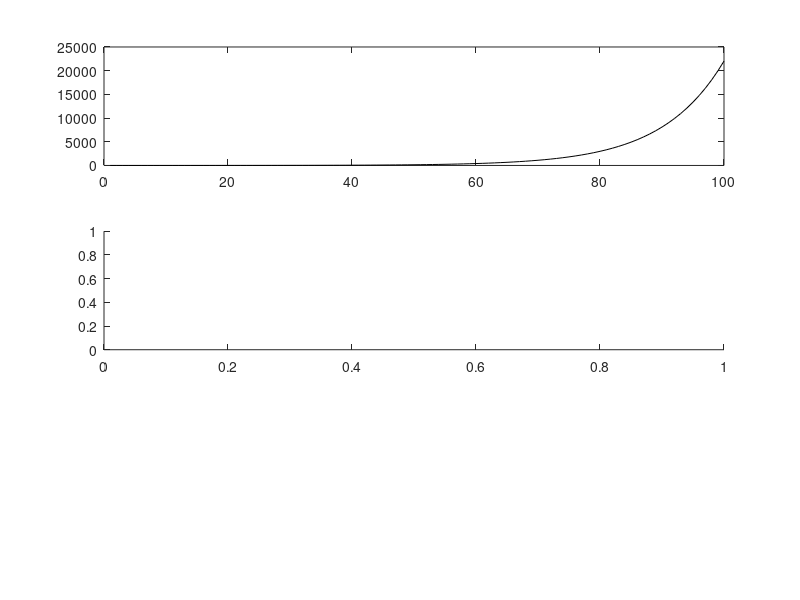

MATLAB code to generate this figure: (Note: this script raises an error after producing the figure.)
%Question 2(b)
n = 1:100;
xn = exp(0.1 * n);
subplot(311);
plot(n,xn,'k');
subplot(312),odd(n,xn,1);
subplot(313),even(n,xn,1);